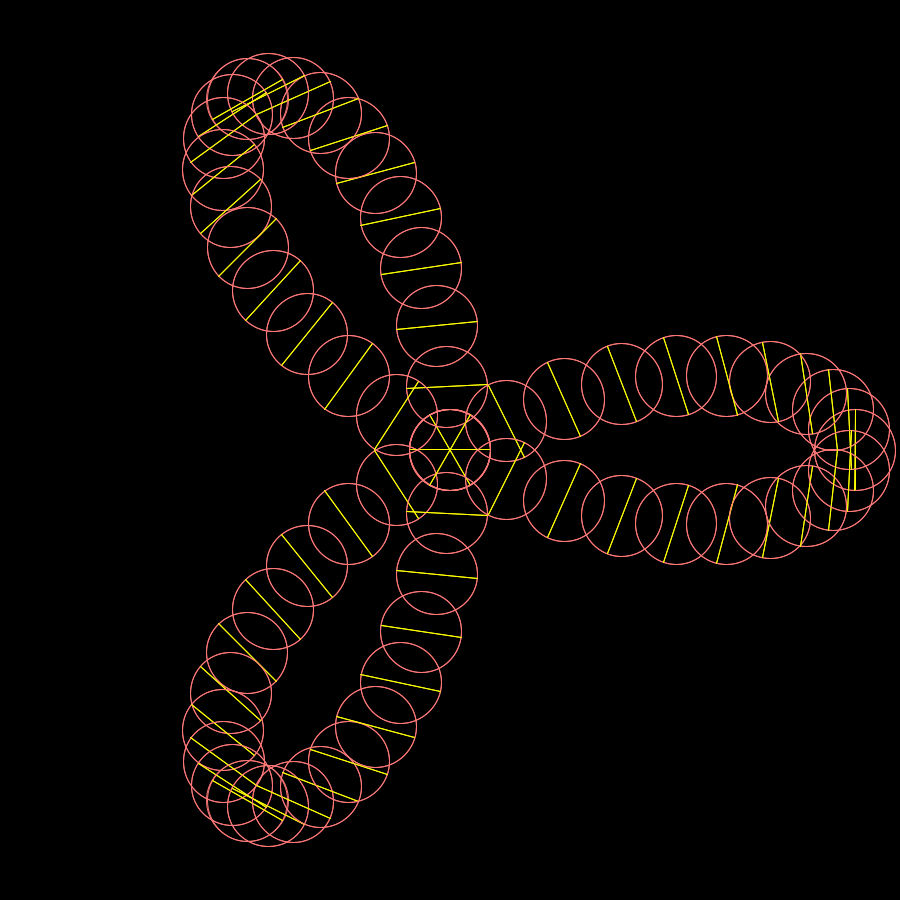
Frame 1 (no input)
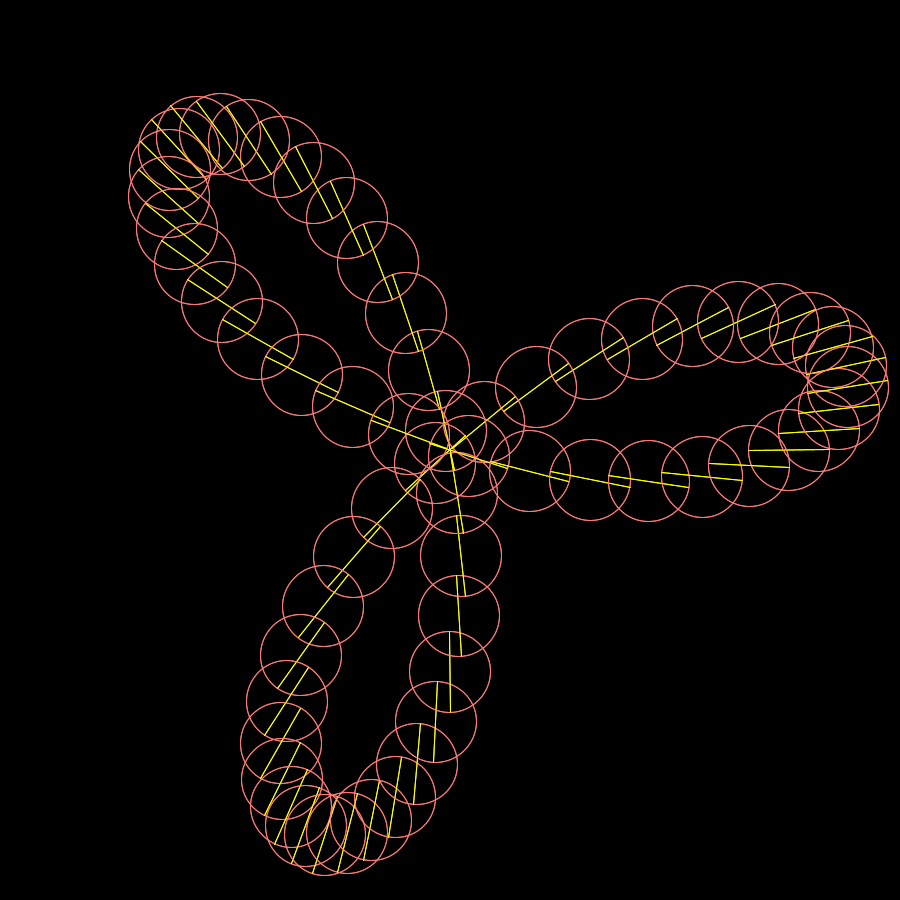
Frame 60 (the mouse pressed at the canvas centre just before this capture)
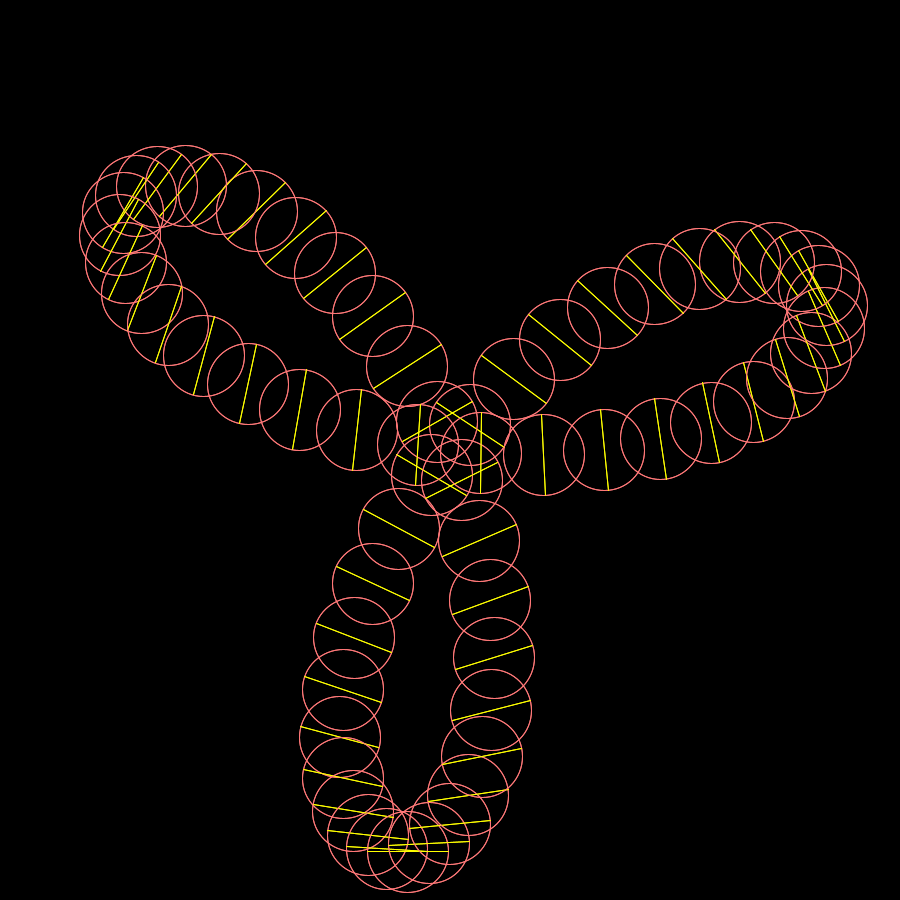
Frame 120 (the mouse held since frame 60 and released just before this capture)

The Processing sketch that drew these frames (run headless with seeded random() and noise(); from frame 60 on, the mouse is pressed at the canvas centre):

// Processing sketch: Frisbee
// ── Frisbee.pde
float R, r, W, w, t, XC, YC, D, deltaPhaseShift, deltaT, f, numRotations;
int n = 120;
float stickLength;
Stick[] sticks = new Stick[n];
color stickCol = color(255, 255, 0);
color circleCol = color(255, 120, 120);

void setup() {
  size(900,900);
  //strokeWeight(2);
  XC = width/2;
  YC = height/2;
  t = 0;
  float alpha = 0;
  float phaseShiftCurr = 0;
  R = 0.9*XC;
  D = 2*R;
  deltaT = 0.01;
  float deltaAlpha = 2*PI/n;
  
  stickLength = R * 0.1;
  deltaPhaseShift = deltaAlpha * 3;
  numRotations = 8;
  
  w = deltaT * numRotations;
  
  for(int i=0; i < n; i++ ) {
    float wCurr = w*pow(1, i); 
    sticks[i] = new Stick( alpha, wCurr, phaseShiftCurr );
    alpha += deltaAlpha;
    phaseShiftCurr += deltaPhaseShift;
  }
}


void draw() {
  background(0);
  noFill();
  stroke(255);
  //circle(XC, YC, D);
  
  stroke(stickCol);
  
  for(int i=0; i < n; i++ ) {
    sticks[i].drawMe();
    sticks[i].update();
  }
  
  t += deltaT;
}

// ── Stick.pde
class Stick {
  float r, xC, yC, x1, y1, x2, y2, theta, alpha, w;
  float phaseShift; 
  
  Stick(float alphaGiven, float wGiven, float phaseShiftGiven) {
    this.alpha = alphaGiven;
    this.theta = alphaGiven + PI/2;
    this.w = wGiven;
    this.phaseShift = phaseShiftGiven;

    this.setPoints();
  }
  
  
  void setPoints() {
    this.r = R*cos(t-this.phaseShift);
    
    this.xC = XC + this.r*cos( this.alpha );
    this.yC = YC - this.r*sin( this.alpha );
    
    this.x1 = this.xC + stickLength * cos(this.theta);
    this.y1 = this.yC - stickLength * sin(this.theta);
    
    this.x2 = this.xC + stickLength * cos(this.theta + PI);
    this.y2 = this.yC - stickLength * sin(this.theta + PI);
  }
  
  
  void drawMe() {
    stroke(circleCol);
    circle(this.xC, this.yC, 2*stickLength);
    stroke(stickCol);
    line(this.x1, this.y1, this.x2, this.y2);
  }
  
  
  void update() {
    this.theta += this.w;
    this.setPoints();
  }
}
